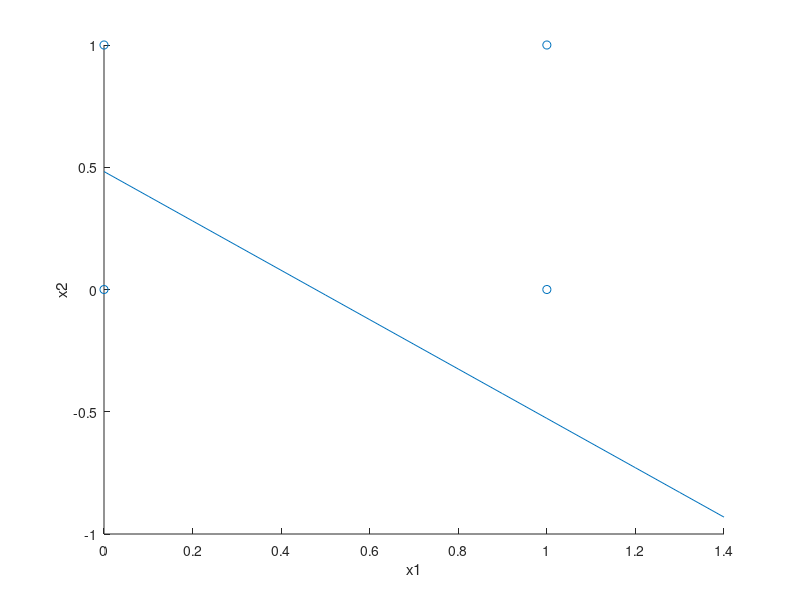
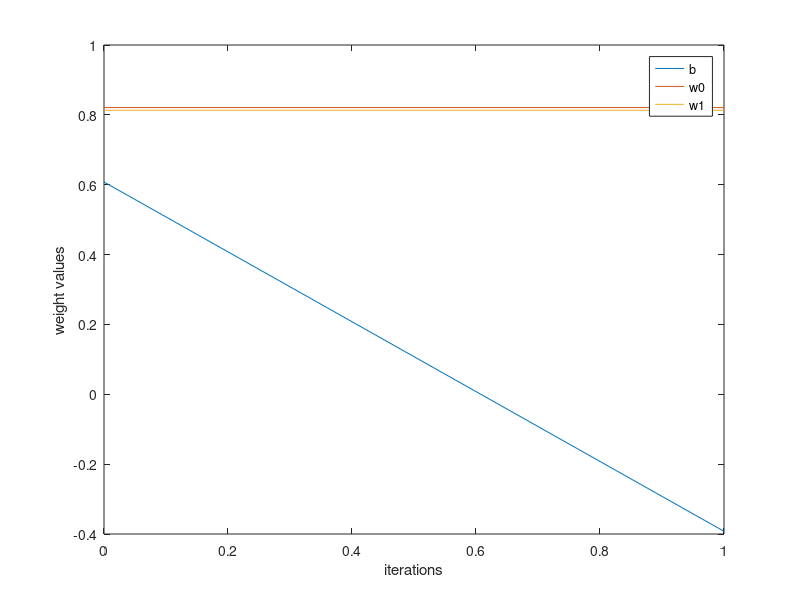

Write MATLAB code to recreate these figures, in order.
OR_x = [1 0 0; 1 0 1; 1 1 0; 1 1 1];
OR_x1 = [0;0;1;1];
OR_x2 = [0;1;0;1];
OR_d = [0;1;1;1];
OR_w = [rand(); rand(); rand()];
OR_eta = 1;

iters = (0:1:99);
w_0_vals = zeros([1 20]);
w_1_vals = zeros([1 20]);
w_2_vals = zeros([1 20]);
i = 1;
flag = 1;

w_0_vals(i) = OR_w(1);
w_1_vals(i) = OR_w(2);
w_2_vals(i) = OR_w(3);

while (flag)
    
    j = 1;
    flag = 0;
    
    while (j <= length(OR_d))
        
        OR_y = (OR_x(j,:) * OR_w)>=0; % the mid of this equation calculates the value of v. >= 0 is the activation function.
        OR_e = OR_d(j) - OR_y;        
        if (OR_e ~= 0)
            
            w_0_vals(i) = OR_w(1);
            w_1_vals(i) = OR_w(2);
            w_2_vals(i) = OR_w(3);
            OR_w = OR_w + (OR_eta * (OR_e' * OR_x(j,:))');
            
            i = i + 1;
            flag = 1;
        end
        
        j = j + 1;
    end
end

w_0_vals(i) = OR_w(1);
w_1_vals(i) = OR_w(2);
w_2_vals(i) = OR_w(3);

x_point = (0:0.1:1.4);

y_point = zeros([1 15]);
k = 1;

while (k <= 15)
   y_point(k) = -(OR_w(2)/OR_w(3))*x_point(k) - (OR_w(1)/OR_w(3));
   k = k + 1;
end

scatter(OR_x1,OR_x2);
xlabel('x1');
ylabel('x2');
hold on;
plot(x_point, y_point);
hold off;

figure;

plot(iters(1:i), w_0_vals(1:i), iters(1:i), w_1_vals(1:i), iters(1:i), w_2_vals(1:i));
xlabel('iterations');
ylabel('weight values');
legend({'b','w0','w1'}, 'Location', 'northeast');